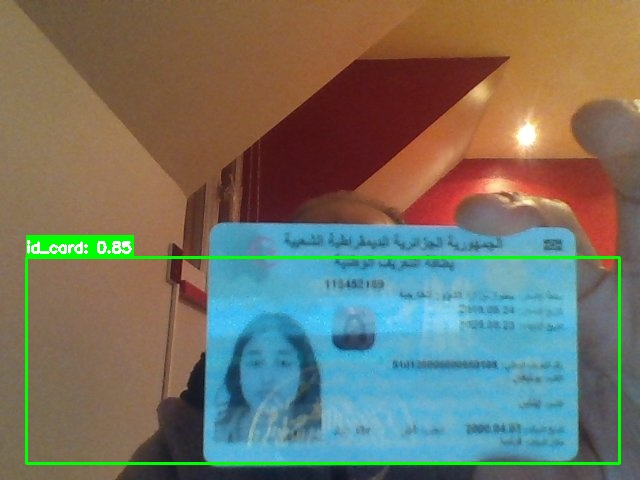
#> input picture logs/debug_1776111789723.jpg, 640 x 480 px
$ python -i mrz_detector.py   (imports and definitions only)
#> lines starting #> are read from the running program, lines starting #| are printed output that depends on the picture; after the words box and inside, x2 and y2 are one past the last pixel; in counts of white or black regions, pixels touching at a corner belong together
#> further down, picture is the input picture: shape (480, 640, 3); mean B, G, R 102.4, 115.7, 114.7
"""MRZ region detection using heuristic methods (no ML required)."""

import cv2
import numpy as np
from pathlib import Path
from typing import List, Tuple, Optional
from dataclasses import dataclass


@dataclass
class TextBox:
    """Detected text box."""
    points: np.ndarray  # 4 corner points
    score: float
    text: str = ""


class MRZDetector:
    """
    MRZ region detector using heuristic methods.

    This detector uses image processing techniques to locate the MRZ region
    without requiring ML models. It looks for:
    - Dark text on light background
    - 3 lines of text at the bottom of the ID card
    - Fixed-width character patterns

    License: Apache-2.0
    """

    def __init__(
        self,
        use_gpu: bool = False,
        min_text_size: int = 10,
        text_threshold: float = 0.5,
        box_threshold: float = 0.5,
        unclip_ratio: float = 1.6,
    ):
        """
        Initialize MRZ detector.

        Args:
            use_gpu: Not used (kept for API compatibility)
            min_text_size: Minimum text size in pixels
            text_threshold: Text detection threshold
            box_threshold: Box detection threshold
            unclip_ratio: Not used (kept for API compatibility)
        """
        self.min_text_size = min_text_size
        self.text_threshold = text_threshold
        self.box_threshold = box_threshold

    def detect(self, image: np.ndarray) -> List[TextBox]:
        """
        Detect text regions in image using contour detection.

        Args:
            image: Input image (BGR)

        Returns:
            List of detected text boxes
        """
        # Convert to grayscale
        if len(image.shape) == 3:
            gray = cv2.cvtColor(image, cv2.COLOR_BGR2GRAY)
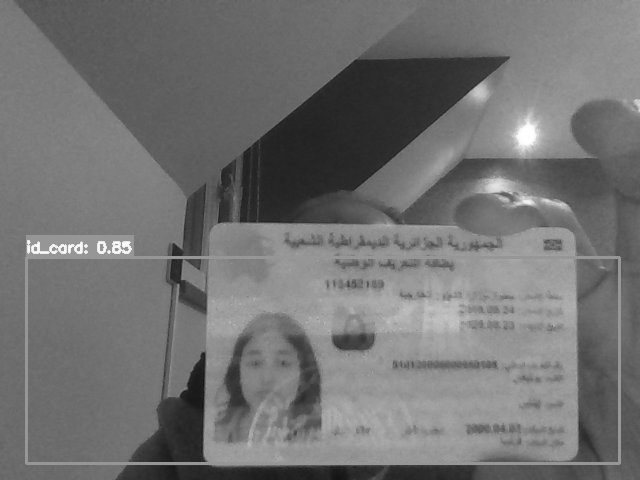
#> gray: shape (480, 640); min 18, max 255, mean 113.9
        else:
            gray = image

        # Apply adaptive threshold
        binary = cv2.adaptiveThreshold(
            gray, 255, cv2.ADAPTIVE_THRESH_GAUSSIAN_C,
            cv2.THRESH_BINARY_INV, 11, 2
        )
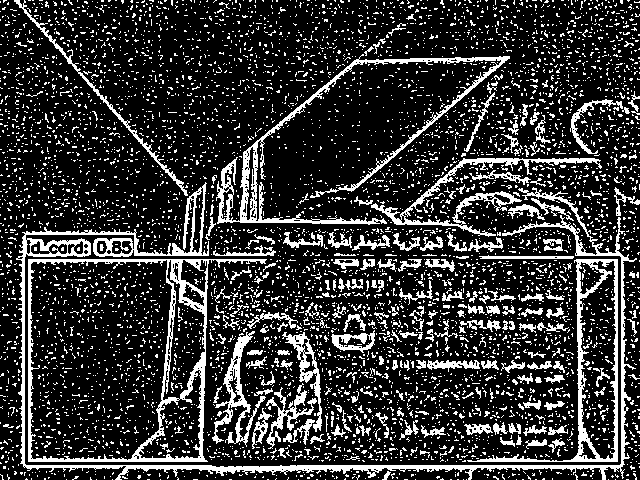
#> binary: shape (480, 640); 20.5% white in thin lines or dots

        # Find contours
        contours, _ = cv2.findContours(
            binary, cv2.RETR_EXTERNAL, cv2.CHAIN_APPROX_SIMPLE
        )
#> contours = 5115 contours, 4998 with area under 20; largest, box (x1, y1, x2, y2) and area: (28, 259, 267, 462) 35773, (467, 259, 618, 462) 8203, (16, 182, 637, 480) 7320, (216, 54, 510, 225) 3720, (371, 158, 602, 237) 1720

        boxes = []
        for contour in contours:
            # Get bounding box
            x, y, w, h = cv2.boundingRect(contour)

            # Filter by size
            if w < self.min_text_size or h < self.min_text_size:
                continue

            # Filter by aspect ratio (text is wider than tall)
            aspect_ratio = w / float(h)
            if aspect_ratio < 1.0 or aspect_ratio > 20:
                continue

            # Create box points (clockwise from top-left)
            points = np.array([
                [x, y],
                [x + w, y],
                [x + w, y + h],
                [x, y + h]
            ], dtype=np.float32)

            # Calculate score based on contour area
            area = cv2.contourArea(contour)
            score = min(1.0, area / (w * h))

            if score >= self.box_threshold:
                boxes.append(TextBox(points=points, score=score))
#> this loop made 5115 passes
#> (contour, x, y, w, h) on passes 1, 4, 5: ([[626, 479], [628, 479]], 626, 479, 3, 1), ([[535, 479], [536, 479]], 535, 479, 2, 1), ([[522, 479], [523, 479]], 522, 479, 2, 1)
#> after the loop, boxes = 4 items

        return boxes

    # [89 lines left out: functions detect_mrz_region, visualize_detection, not called in this run]


# [26 lines not run here, left out]

>>> import cv2
>>> picture = cv2.imread('../../logs/debug_1776111789723.jpg')
>>> result = MRZDetector().detect(picture)
#> result = 4 items

$ run again, on logs/debug_1776119220219.jpg
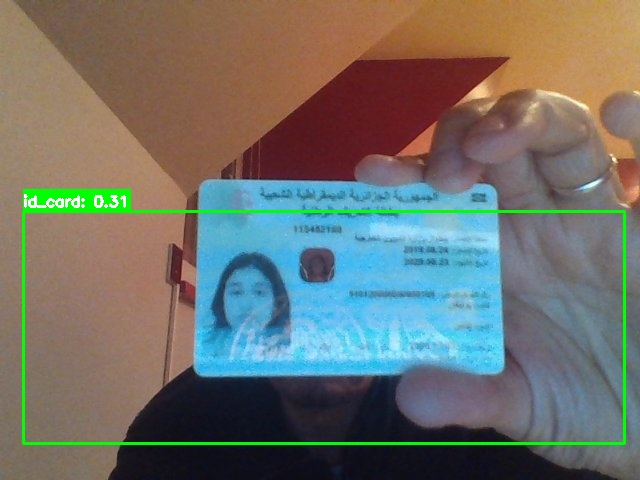
#> input picture logs/debug_1776119220219.jpg, 640 x 480 px
#> picture is the input picture: shape (480, 640, 3); mean B, G, R 106, 113.2, 111.5
#> in detect, `gray = cv2.cvtColor(image, cv2.COLOR_BGR2GRAY)`:
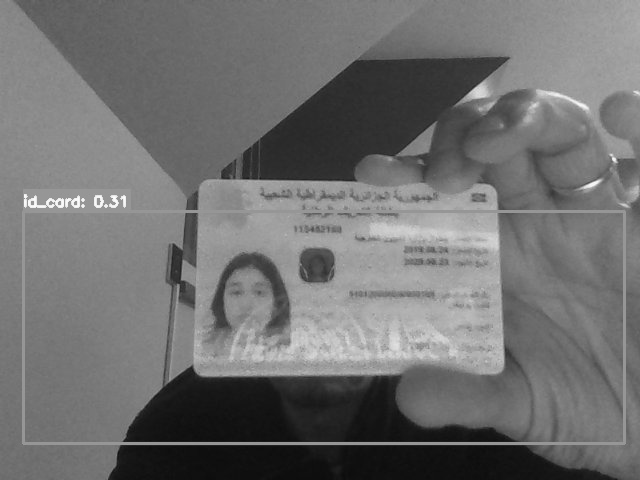
#> gray: shape (480, 640); min 12, max 255, mean 111.9
#> in detect, `binary = cv2.adaptiveThreshold( gray, 255, cv2.ADAPTIVE_THRESH_GAUSSIA..`:
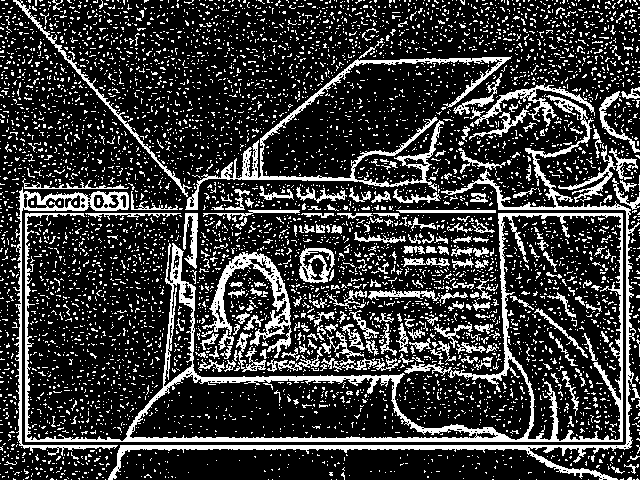
#> binary: shape (480, 640); 22.3% white in thin lines or dots
#> contours = 5308 contours, 5187 with area under 20; largest, box (x1, y1, x2, y2) and area: (25, 213, 623, 442) 47656, (108, 95, 640, 480) 4338, (185, 56, 512, 210) 3082, (13, 187, 129, 456) 2462, (202, 252, 292, 358) 2242
#> the loop in detect, `for contour in contours:` made 5308 passes
#> (x, y, w, h) on passes 2 to 4: (588, 479, 1, 1), (536, 479, 1, 1), (519, 479, 1, 1)
#> after the loop in detect, `for contour in contours:`: boxes = 1 item

$ run again, on logs/debug_1776119254174.jpg
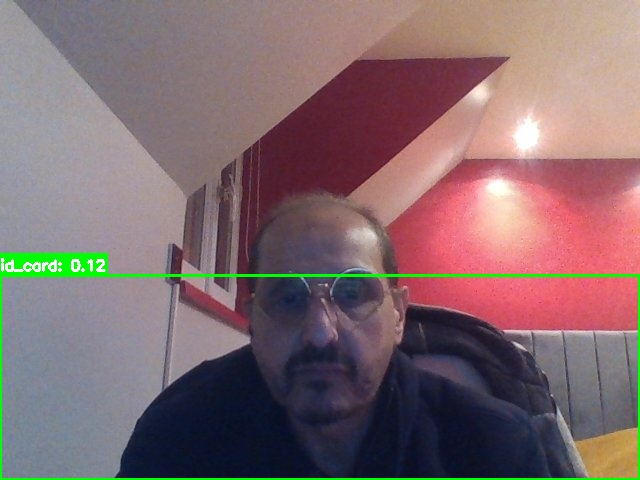
#> input picture logs/debug_1776119254174.jpg, 640 x 480 px
#> picture is the input picture: shape (480, 640, 3); mean B, G, R 109.6, 106.5, 129.1
#> in detect, `gray = cv2.cvtColor(image, cv2.COLOR_BGR2GRAY)`:
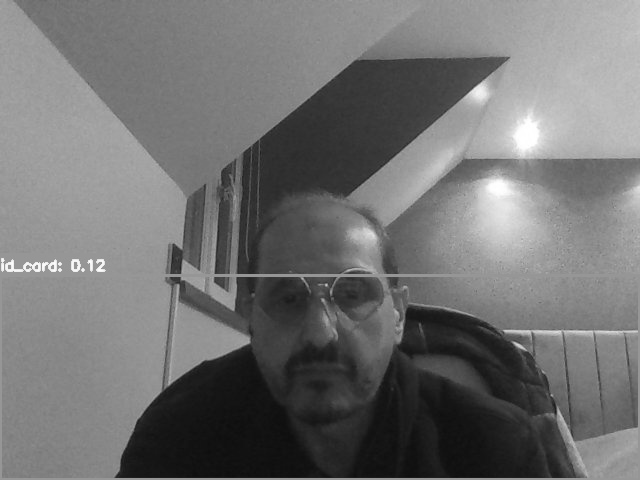
#> gray: shape (480, 640); min 13, max 255, mean 113.6
#> in detect, `binary = cv2.adaptiveThreshold( gray, 255, cv2.ADAPTIVE_THRESH_GAUSSIA..`:
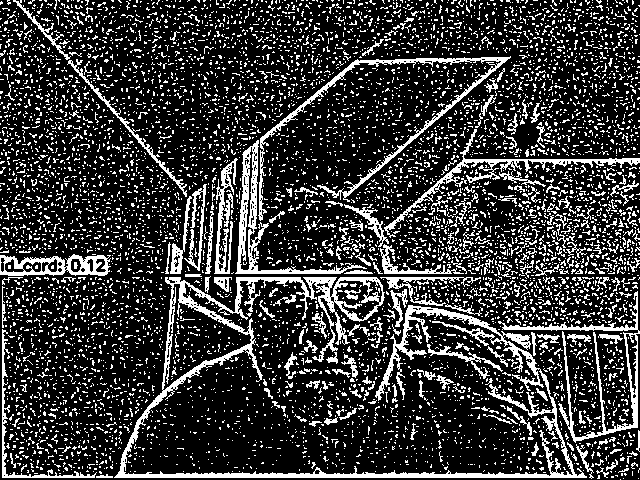
#> binary: shape (480, 640); 21.9% white in thin lines or dots
#> contours = 6960 contours, 6868 with area under 20; largest, box (x1, y1, x2, y2) and area: (114, 277, 587, 478) 12912, (235, 140, 367, 274) 2254, (258, 56, 511, 221) 1802, (498, 291, 640, 443) 1788, (0, 254, 111, 276) 1760
#> the loop in detect, `for contour in contours:` made 6960 passes
#> (x, y, w, h) on passes 1 to 3: (620, 479, 1, 1), (638, 478, 1, 1), (623, 478, 1, 1)
#> after the loop in detect, `for contour in contours:`: boxes = 2 items
